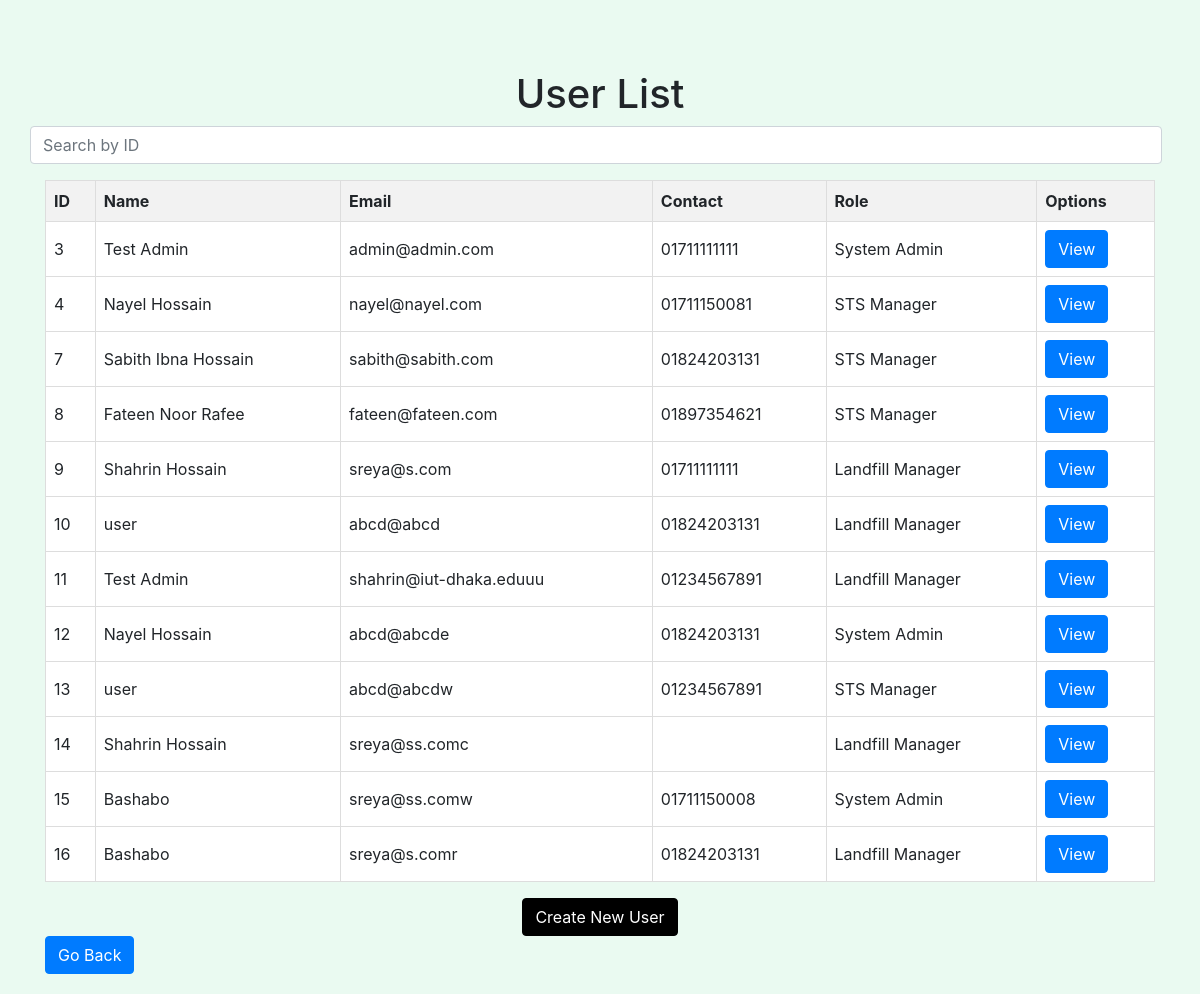
Screenshot of /users/ (signed in) with the database file from the repository.
### models.py (models this page shows, shortened)
class User(db.Model):
    id = db.Column(db.Integer, primary_key=True)
    email = db.Column(db.String(100), unique=True)
    password_hash = db.Column(db.String(100))
    role_id = db.Column(db.Integer, db.ForeignKey('role.id'), nullable=False)
    name = db.Column(db.String)
    contact = db.Column(db.String)
    verified = db.Column(db.Integer)

### users.py (the view, shortened to what this page needs)
@users.route('/', methods=['GET', 'POST'])
def show_ar_add_users():
    if request.method == 'GET':
        if session['role'] == 1:
            all_users = User.query.all()
            users_data = [{'id': user.id, 'name': user.name, 'email': user.email, 'contact': user.contact, 'role': user.role_id} for user in all_users]
            if request.headers.get('accept') == 'application/json':
                return jsonify(users_data), 201
            else:
                return render_template('all_users.html', users=users_data)
        else:
            response_data = {
                "success": "False",
                "message": "Update Failed: Method Not Allowed"
            }
            return jsonify(response_data), 500

### templates/all_users.html (shortened to what this page needs)
<!DOCTYPE html>
<html lang="en">
<head>
    <link rel="stylesheet" href="https://cdn.jsdelivr.net/npm/bootstrap@4.6.2/dist/css/bootstrap.min.css">
</head>
<body>
<div class="container">
    <h1 class="row justify-content-center">User List</h1>
    <div class="row justify-content-center mb-3">
        <input type="number" id="searchInput" class="form-control mr-2" placeholder="Search by ID">
    </div>
    <table id="userTable">
        <thead>
            <tr>
                <th onclick="sortTable(0)">ID</th>
                <th onclick="sortTable(1)">Name</th>
                <th onclick="sortTable(2)">Email</th>
                <th onclick="sortTable(3)">Contact</th>
                <th onclick="sortTable(4)">Role</th>
                <th>Options</th>
            </tr>
        </thead>
        <tbody>
            {% for user in users %}
                <tr class="userData">
                    <td>{{ user.id }}</td>
                    <td>{{ user.name }}</td>
                    <td>{{ user.email }}</td>
                    <td>{{ user.contact }}</td>
                    {% if user.role==1 %}
                    <td>System Admin</td>
                    {% elif user.role==2 %}
                    <td>STS Manager</td>
                    {% elif user.role==3 %}
                    <td>Landfill Manager</td>
                    {% elif user.role==4 %}
                    <td>Unassigned</td>
                    {% endif %}
                    <td><a href="/users/{{user.id}}" class="btn btn-primary">View</a></td>
                </tr>
            {% endfor %}
        </tbody>
    </table>
    <div class="row justify-content-center mt-3">
        <a href="/all_users/create_user" class="btn btn-create">Create New User</a>
    </div>
    <a href="/dashboard" class="btn btn-primary">Go Back</a>
</div>
</body>
</html>

### templates/all_users.html (style rules this page uses)
body { background-color: #eafaf1; padding: 20px; }
.container { margin-top: 50px; }
table { width: 100%; border-collapse: collapse; background-color: #fff; border: 1px solid #dddddd; }
th, td { border: 1px solid #dddddd; text-align: left; padding: 8px; }
th { background-color: #f2f2f2; cursor: pointer; }
.btn-create { background-color: #000000; border-color: #000000; color: #ffffff; }

### rows the page displays
User: id "3", name "Test Admin", email "admin@admin.com", contact "01711111111", shows "System Admin"
User: id "4", name "Nayel Hossain", email "nayel@nayel.com", contact "01711150081", shows "STS Manager"
User: id "7", name "Sabith Ibna Hossain", email "sabith@sabith.com", contact "01824203131", shows "STS Manager"
User: id "8", name "Fateen Noor Rafee", email "fateen@fateen.com", contact "01897354621", shows "STS Manager"
User: id "9", name "Shahrin Hossain", email "sreya@s.com", contact "01711111111", shows "Landfill Manager"
User: id "10", name "user", email "abcd@abcd", contact "01824203131", shows "Landfill Manager"
User: id "11", name "Test Admin", email "shahrin@iut-dhaka.eduuu", contact "01234567891", shows "Landfill Manager"
User: id "12", name "Nayel Hossain", email "abcd@abcde", contact "01824203131", shows "System Admin"
User: id "13", name "user", email "abcd@abcdw", contact "01234567891", shows "STS Manager"
User: id "14", name "Shahrin Hossain", email "sreya@ss.comc", shows "Landfill Manager"
User: id "15", name "Bashabo", email "sreya@ss.comw", contact "01711150008", shows "System Admin"
User: id "16", name "Bashabo", email "sreya@s.comr", contact "01824203131", shows "Landfill Manager"
